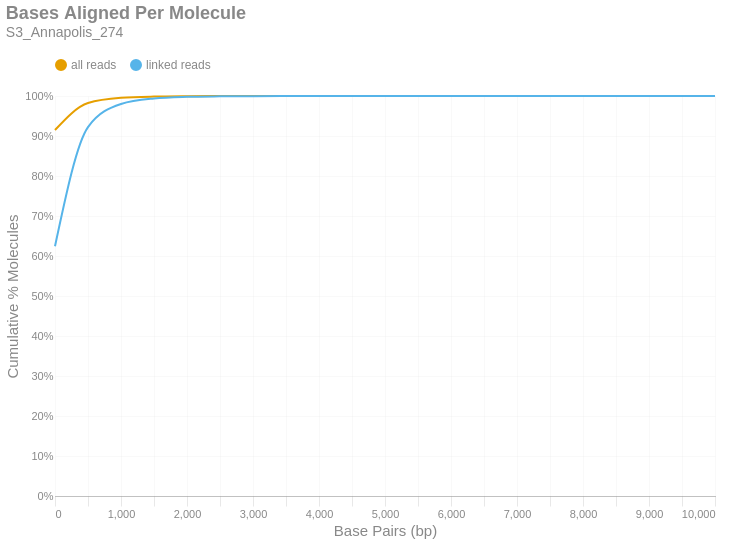

The notebook cell saved with this chart:
### Markdown cell above
### Bases Aligned Per Molecule
This is a cumulative frequency distribution showing the number of base pairs aligned per unique molecule. These data are shown in 500 bp bins. There are two distributions: one with `all reads` (yellow) and another with only `linked reads` (blue). The percent of molecules in the `linked reads` distribution is relative to the total number of linked molecules.

### Code cell
if SKIPLR:
    print_html(f"Skipped")
else:
    binned_df = consolidated_hist(valids['aligned_bp'], mask, 500, True)
    with SafeRender(binned_df):
        (
            density_plot(binned_df, 'Bases Aligned Per Molecule', samplename, 'basesper')
            .encode(
                x=alt.X('bin:Q', title="Base Pairs (bp)").axis(tickMinStep=500).scale(padding=0),
                y=alt.Y('value:Q', title='Cumulative % Molecules')
                    .axis(format='%')
                    .scale(domain = [0,1])
                    .stack(False),
                color=alt.Color("key:N").scale(domain = ["all reads", "linked reads"]),
                tooltip = [
                    alt.Tooltip("key:N", title = "Data Type"),
                    alt.Tooltip("range_label:N", title="Bases Aligned Per Molecule"),
                    alt.Tooltip("value:Q", format = ".2%", title="% Molecules (Cum.)")
                ]
            )
        ).display()

### Figure 1 — Vega-Lite specification as saved in the notebook (floating-point values rounded to 4 significant figures)
{"width": "container", "height": 400, "config": {"title": {"anchor": "start", "dy": -15, "fontSize": 18, "color": "#888888", "subtitleColor": "#888888", "subtitleFontSize": 14}, "arc": {"fill": "#0072B2"}, "axis": {"domainColor": "#888888", "domainWidth": 0.5, "gridWidth": 0.2, "grid": false, "titleFontWeight": 400, "titleFontSize": 15, "labelFontSize": 11, "labelColor": "#888888", "tickColor": "#888888", "tickWidth": 0.2, "titleColor": "#888888"}, "axisBand": {"grid": false}, "axisX": {"grid": true, "tickSize": 10, "domainCap": "round"}, "axisY": {"domain": false, "grid": true, "tickSize": 0, "domainCap": "round"}, "background": "transparent", "header": {"labelFontSize": 15, "labelColor": "#888888", "titleFontSize": 15, "titleFontWeight": 600, "titleColor": "#888888"}, "legend": {"labelFont": "sans-serif", "labelFontSize": 12, "labelColor": "#888888", "symbolSize": 100, "symbolType": "circle", "titleFontSize": 12, "titlePadding": 10, "titleColor": "#888888", "title": null, "orient": "top"}, "range": {"category": ["#E69F00", "#56B4E9", "#009E73", "#F0E442", "#0072B2", "#D55E00", "#CC79A7", "#000000"], "diverging": ["#cfe8f3", "#a2d4ec", "#73bfe2", "#46abdb", "#1696d2", "#12719e"]}, "area": {"fill": "#0072B2", "fillOpacity": 0.7, "line": true, "strokeOpacity": 0.7}, "line": {"color": "#0072B2", "stroke": "#0072B2", "strokeWidth": 2}, "trail": {"color": "#0072B2", "stroke": "#0072B2", "strokeWidth": 0, "size": 1}, "point": {"filled": true, "fillOpacity": 1.0, "size": 95}, "text": {"color": "#888888", "fontSize": 11, "align": "right", "fontWeight": 400, "size": 11}, "bar": {"fill": "#0072B2", "stroke": null}, "view": {"stroke": null, "continuousWidth": 660, "continuousHeight": 400}}, "data": {"name": "data-737f906df1bc62f7120d259ffc03f84a"}, "mark": {"type": "line", "interpolate": "monotone", "point": {"opacity": 0, "size": 275}}, "encoding": {"color": {"field": "key", "scale": {"domain": ["all reads", "linked reads"]}, "type": "nominal"}, "tooltip": [{"field": "key", "title": "Data Type", "type": "nominal"}, {"field": "range_label", "title": "Bases Aligned Per Molecule", "type": "nominal"}, {"field": "value", "format": ".2%", "title": "% Molecules (Cum.)", "type": "quantitative"}], "x": {"axis": {"tickMinStep": 500}, "field": "bin", "scale": {"padding": 0}, "title": "Base Pairs (bp)", "type": "quantitative"}, "y": {"axis": {"format": "%"}, "field": "value", "scale": {"domain": [0, 1]}, "stack": false, "title": "Cumulative % Molecules", "type": "quantitative"}}, "params": [{"name": "param_c36ac31b6afebe62", "select": {"type": "point", "fields": ["key"]}, "bind": "legend"}], "title": {"text": "Bases Aligned Per Molecule", "subtitle": "S3_Annapolis_274"}, "transform": [{"fold": ["all reads (cumsum)", "linked reads (cumsum)"]}, {"calculate": "replace(datum.key, ' (cumsum)', '')", "as": "key"}, {"filter": {"param": "param_c36ac31b6afebe62"}}], "usermeta": {"embedOptions": {"downloadFileName": "S3_Annapolis_274.basesper"}}, "$schema": "https://vega.github.io/schema/vega-lite/v6.1.0.json", "datasets": {"data-737f906df1bc62f7120d259ffc03f84a": [{"bin": "0.0", "interval": "0.0-500.0", "all reads": 0.9149, "linked reads": 0.6245, "all reads (cumsum)": 0.9149, "linked reads (cumsum)": 0.6245, "range_label": "0-499"}, {"bin": "500.0", "interval": "500.0-1000.0", "all reads": 0.06754, "linked reads": 0.2979, "all reads (cumsum)": 0.9825, "linked reads (cumsum)": 0.9224, "range_label": "500-999"}, {"bin": "1000.0", "interval": "1000.0-1500.0", "all reads": 0.01301, "linked reads": 0.05758, "all reads (cumsum)": 0.9955, "linked reads (cumsum)": 0.98, "range_label": "1000-1499"}, {"bin": "1500.0", "interval": "1500.0-2000.0", "all reads": 0.00313, "linked reads": 0.01386, "all reads (cumsum)": 0.9986, "linked reads (cumsum)": 0.9938, "range_label": "1500-1999"}, {"bin": "2000.0", "interval": "2000.0-2500.0", "all reads": 0.0009274, "linked reads": 0.004106, "all reads (cumsum)": 0.9995, "linked reads (cumsum)": 0.9979, "range_label": "2000-2499"}, {"bin": "2500.0", "interval": "2500.0-3000.0", "all reads": 0.0002891, "linked reads": 0.00128, "all reads (cumsum)": 0.9998, "linked reads (cumsum)": 0.9992, "range_label": "2500-2999"}, {"bin": "3000.0", "interval": "3000.0-3500.0", "all reads": 0.0001062, "linked reads": 0.0004702, "all reads (cumsum)": 0.9999, "linked reads (cumsum)": 0.9997, "range_label": "3000-3499"}, {"bin": "3500.0", "interval": "3500.0-4000.0", "all reads": 4.13e-05, "linked reads": 0.0001829, "all reads (cumsum)": 1.0, "linked reads (cumsum)": 0.9999, "range_label": "3500-3999"}, {"bin": "4000.0", "interval": "4000.0-4500.0", "all reads": 1.639e-05, "linked reads": 7.256e-05, "all reads (cumsum)": 1.0, "linked reads (cumsum)": 0.9999, "range_label": "4000-4499"}, {"bin": "4500.0", "interval": "4500.0-5000.0", "all reads": 6.884e-06, "linked reads": 3.048e-05, "all reads (cumsum)": 1.0, "linked reads (cumsum)": 1.0, "range_label": "4500-4999"}, {"bin": "5000.0", "interval": "5000.0-5500.0", "all reads": 5.409e-06, "linked reads": 2.395e-05, "all reads (cumsum)": 1.0, "linked reads (cumsum)": 1.0, "range_label": "5000-5499"}, {"bin": "5500.0", "interval": "5500.0-6000.0", "all reads": 1.803e-06, "linked reads": 7.982e-06, "all reads (cumsum)": 1.0, "linked reads (cumsum)": 1.0, "range_label": "5500-5999"}, {"bin": "6000.0", "interval": "6000.0-6500.0", "all reads": 3.278e-07, "linked reads": 1.451e-06, "all reads (cumsum)": 1.0, "linked reads (cumsum)": 1.0, "range_label": "6000-6499"}, {"bin": "6500.0", "interval": "6500.0-7000.0", "all reads": 6.556e-07, "linked reads": 2.903e-06, "all reads (cumsum)": 1.0, "linked reads (cumsum)": 1.0, "range_label": "6500-6999"}, {"bin": "7000.0", "interval": "7000.0-7500.0", "all reads": 3.278e-07, "linked reads": 1.451e-06, "all reads (cumsum)": 1.0, "linked reads (cumsum)": 1.0, "range_label": "7000-7499"}, {"bin": "7500.0", "interval": "7500.0-8000.0", "all reads": 0.0, "linked reads": 0.0, "all reads (cumsum)": 1.0, "linked reads (cumsum)": 1.0, "range_label": "7500-7999"}, {"bin": "8000.0", "interval": "8000.0-8500.0", "all reads": 1.639e-07, "linked reads": 7.256e-07, "all reads (cumsum)": 1.0, "linked reads (cumsum)": 1.0, "range_label": "8000-8499"}, {"bin": "8500.0", "interval": "8500.0-9000.0", "all reads": 0.0, "linked reads": 0.0, "all reads (cumsum)": 1.0, "linked reads (cumsum)": 1.0, "range_label": "8500-8999"}, {"bin": "9000.0", "interval": "9000.0-9500.0", "all reads": 0.0, "linked reads": 0.0, "all reads (cumsum)": 1.0, "linked reads (cumsum)": 1.0, "range_label": "9000-9499"}, {"bin": "9500.0", "interval": "9500.0-10000.0", "all reads": 0.0, "linked reads": 0.0, "all reads (cumsum)": 1.0, "linked reads (cumsum)": 1.0, "range_label": "9500-9999"}, {"bin": "10000.0", "interval": "10000.0-10500.0", "all reads": 1.639e-07, "linked reads": 7.256e-07, "all reads (cumsum)": 1.0, "linked reads (cumsum)": 1.0, "range_label": "10000-10499"}]}}
